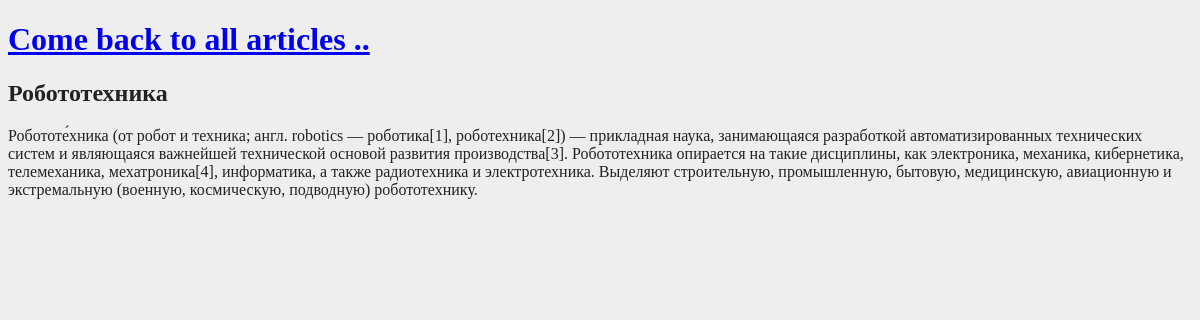
Page /article/detail/3/ on the committed database.
### articles/models.py (models this page shows, shortened)
class Article(models.Model):
    author = models.ForeignKey('auth.User', on_delete=models.CASCADE)
    title = models.CharField(max_length=100)
    body = models.TextField()

### articles/views.py (the view)
# urls.py: path('article/detail/<int:pk>/', ArticleDetailView.as_view(), name = 'detail'),
class ArticleDetailView(DetailView):
    model = Article
    template_name = 'detail.html'

### templates/detail.html (shortened to what this page needs)
{% load static %}
<!DOCTYPE html>
<html lang="en">
<head>
    <link rel="stylesheet" href="{% static 'css/style.css' %}">
</head>
<body>
    <header>
        <h1> <a href="{% url 'list' %}">Come back to all articles ..</a> </h1>
    </header>
    <div class="container">
        <div class="details">
            <h2>{{ article.title }}</h2>
            <p>{{ article.body }}</p>
        </div>
    </div>
</body>
</html>

### static/css/style.css (style rules this page uses)
body { background-color: #eee; color: #222; }

### rows in the picture
Article: title "Робототехника", body "Робототе́хника (от робот и техника; англ. robotics — роботика[1], роботехника[2]) — прикладная наука, занимающаяся разработкой автоматизированных технических систем и являющаяся важнейшей технической основой развития производства[3]. Робототехника опирается на такие дисциплины, как электроника, механика, кибернетика, телемеханика, мехатроника[4], информатика, а также радиотехника и электротехника. Выделяют строительную, промышленную, бытовую, медицинскую, авиационную и экстремальную (военную, космическую, подводную) робототехнику."
